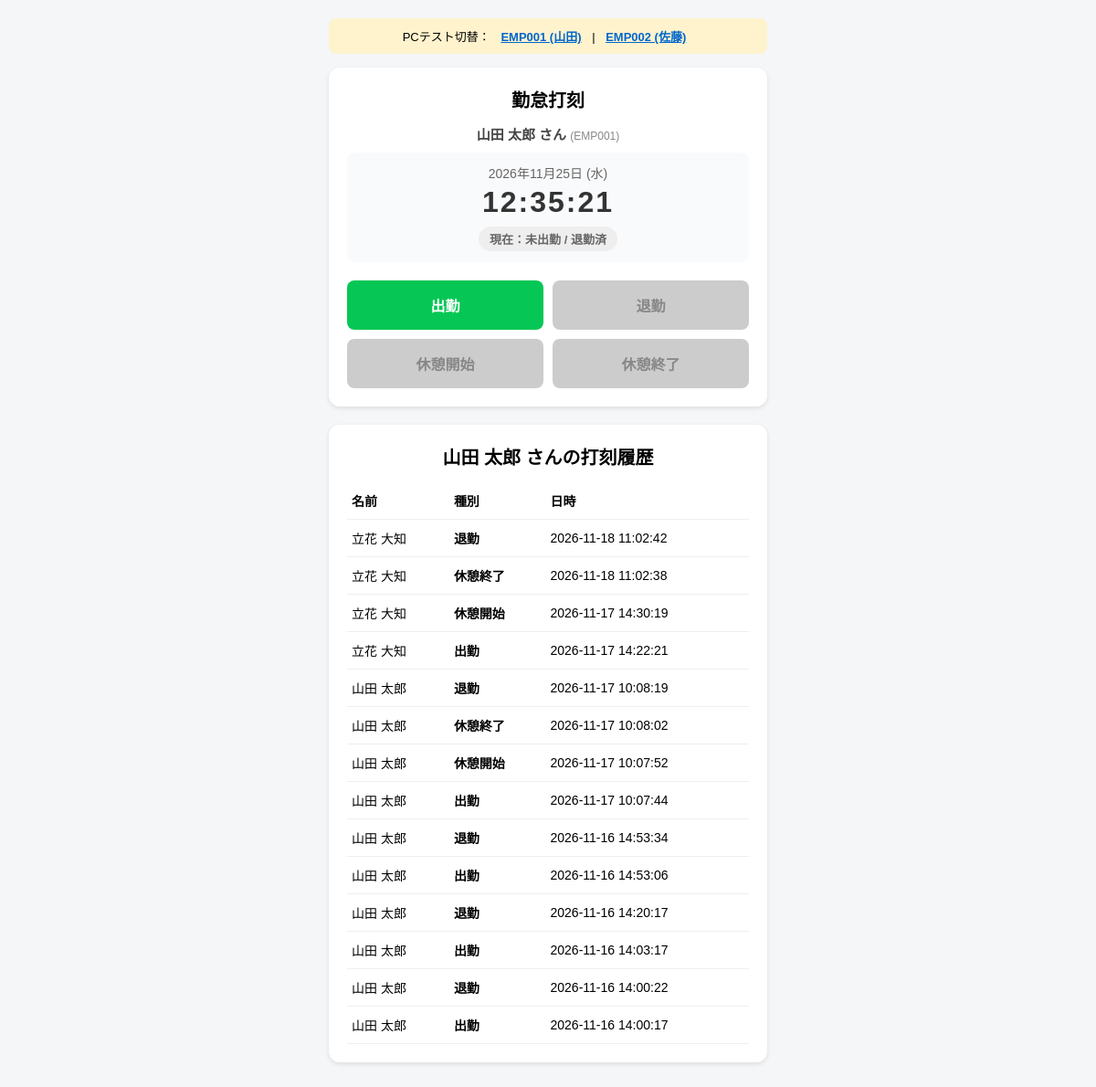
Before: / with the older database file.
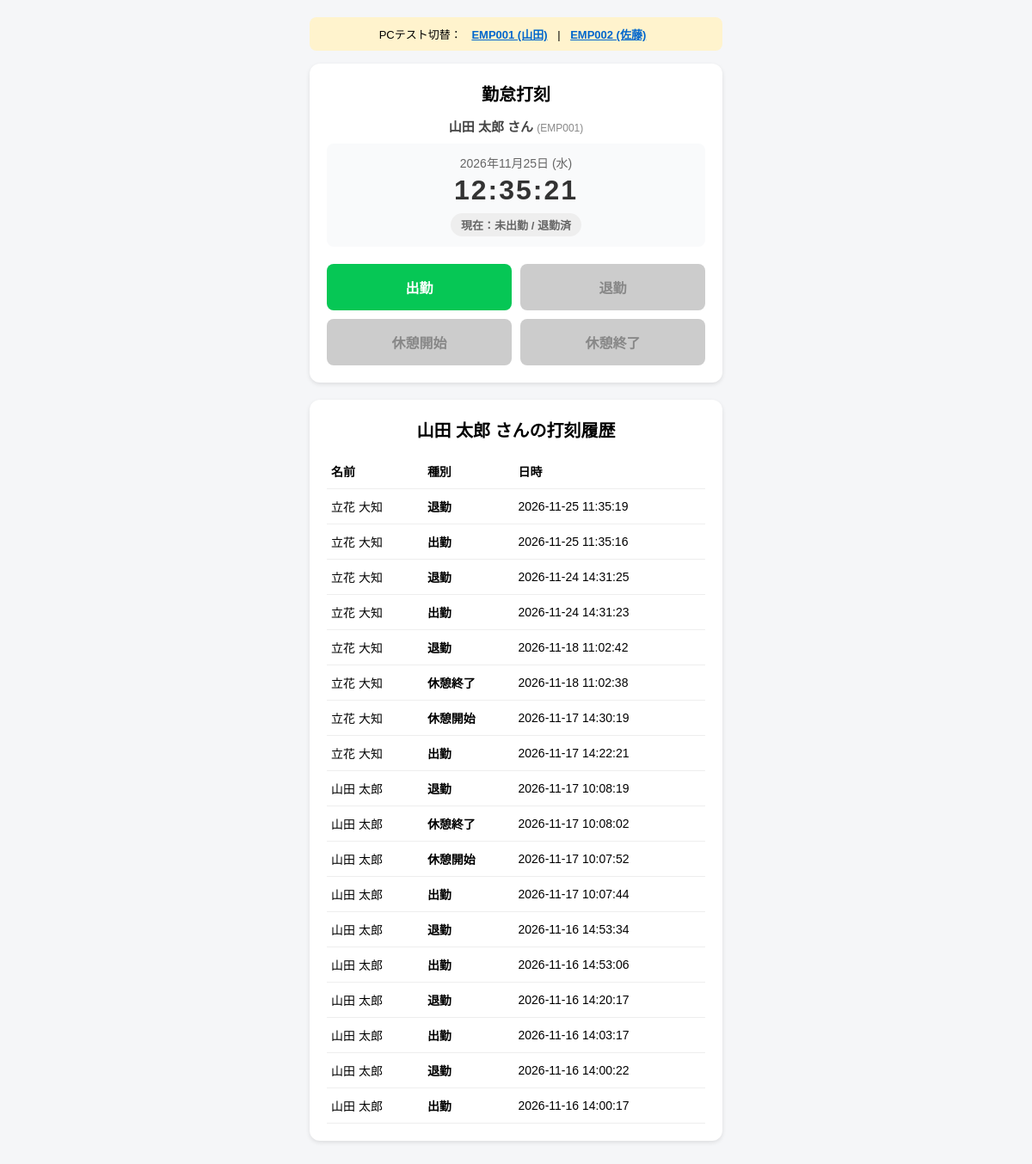
After: the same page with the newer database file.
### tables this page shows
CREATE TABLE records (
            id INTEGER PRIMARY KEY AUTOINCREMENT,
            user_id TEXT NOT NULL,
            user_name TEXT NOT NULL,
            action TEXT NOT NULL,
            timestamp TEXT NOT NULL
        );

### flaskr/main.py (the view, shortened to what this page needs)
@app.route('/')
def index():
    line_user_id = request.args.get('line_user_id', '')
    error_msg = request.args.get('error', '')
    mode = request.args.get('mode', '')
    if line_user_id and mode != 'staff':
        return render_template(
            'index.html',
            mode='select',
            line_user_id=line_user_id
        )
    user_id = request.args.get('user_id', 'EMP001')
    user_name = request.args.get('user_name', '山田 太郎')
    conn = sqlite3.connect(DB_NAME)
    c = conn.cursor()
    c.execute(
        'SELECT user_name, action, timestamp FROM records WHERE user_id = ? ORDER BY id DESC LIMIT 20',
        (user_id,)
    )
    records = c.fetchall()
    conn.close()
    last_action = records[0][1] if records else None
    return render_template(
        'index.html',
        mode='staff',
        is_registered=True,
        records=records,
        last_action=last_action,
        user_id=user_id,
        user_name=user_name,
        line_user_id=''
    )

### flaskr/templates/index.html (shortened to what this page needs)
<!DOCTYPE html>
<html lang="ja">
<head>
    <link rel="stylesheet" href="{{ url_for('static', filename='style.css') }}">
</head>
<body>
    {% if not line_user_id %}
    <div class="test-bar">
        PCテスト切替：
        <a href="/?user_id=EMP001&user_name=山田 太郎">EMP001 (山田)</a> |
        <a href="/?user_id=EMP002&user_name=佐藤 花子">EMP002 (佐藤)</a>
    </div>
    {% endif %}
{% if mode == 'select' %}
    <div class="card">
        <h1>勤怠管理アプリ</h1>
        <p class="info-text">
            利用する機能を選択してください。
        </p>
        <div class="form-group">
            <a href="{{ url_for('index', line_user_id=line_user_id, mode='staff') }}"
               class="btn-register"
               style="display: block; box-sizing: border-box; text-align: center; text-decoration: none; color: white; padding: 15px;">
                スタッフとして利用
            </a>
        </div>
        <div class="form-group">
            <a href="{{ url_for('admin_login') }}"
               class="btn-register"
               style="display: block; box-sizing: border-box; text-align: center; text-decoration: none; color: white; padding: 15px;">
                管理者としてログイン
            </a>
        </div>
    </div>
    {% else %}
    <div class="card">
        <h1>勤怠打刻</h1>
        <div class="user-info">
            {{ user_name }} さん
            <span class="emp-badge">({{ user_id }})</span>
        </div>
        <div class="clock-box">
            <div id="current-date" class="date-text">
            </div>
            <div id="current-time" class="time-text">
            </div>
            {% if last_action in ['出勤', '休憩終了'] %}
            <div class="status-badge status-working">
                現在：出勤中
            </div>
            {% elif last_action == '休憩開始' %}
            <div class="status-badge status-break">
                現在：休憩中
            </div>
            {% else %}
            <div class="status-badge status-off">
                現在：未出勤 / 退勤済
            </div>
            {% endif %}
        </div>
        <form action="/stamp" method="POST">
            <div class="btn-grid">
                <button type="submit" name="action" value="出勤" class="btn-in"
                    {% if last_action not in [None, '退勤'] %}disabled{% endif %}>
                    出勤
                </button>
                <button type="submit" name="action" value="退勤" class="btn-out"
                    {% if last_action not in ['出勤', '休憩終了'] %}disabled{% endif %}>
                    退勤
                </button>
                <button type="submit" name="action" value="休憩開始" class="btn-break-start"
                    {% if last_action not in ['出勤', '休憩終了'] %}disabled{% endif %}>
                    休憩開始
                </button>
                <button type="submit" name="action" value="休憩終了" class="btn-break-end"
                    {% if last_action != '休憩開始' %}disabled{% endif %}>
                    休憩終了
                </button>
            </div>
        </form>
    </div>
    <div class="card">
        <h1>{{ user_name }} さんの打刻履歴</h1>
        <table>
            <thead>
                <tr>
                    <th>名前</th>
                    <th>種別</th>
                    <th>日時</th>
                </tr>
            </thead>
            <tbody>
                {% for record in records %}
                <tr>
                    <td>{{ record[0] }}</td>
                    <td><strong>{{ record[1] }}</strong></td>
                    <td>{{ record[2] }}</td>
                </tr>
                {% else %}
                <tr>
                    <td colspan="3" style="text-align:center; color:#888;">
                        まだ履歴がありません
                    </td>
                </tr>
                {% endfor %}
            </tbody>
        </table>
    </div>
    {% endif %}
</body>
</html>

### flaskr/static/style.css (style rules this page uses)
body { font-family: sans-serif; max-width: 480px; margin: 0 auto; padding: 20px; background: #f5f6f8; }
.card { background: white; padding: 20px; border-radius: 12px; box-shadow: 0 2px 5px rgba(0, 0, 0, 0.1); margin-bottom: 20px; }
h1 { font-size: 20px; text-align: center; margin-top: 0; }
.test-bar { background: #fff3cd; padding: 10px; border-radius: 8px; margin-bottom: 15px; font-size: 13px; text-align: center; }
.test-bar a { color: #0066cc; margin: 0 8px; font-weight: bold; }
.user-info { text-align: center; font-size: 15px; font-weight: bold; color: #444; margin-bottom: 5px; }
.emp-badge { font-size: 12px; color: #888; font-weight: normal; }
.clock-box { text-align: center; margin: 10px 0 20px; padding: 12px; background: #f9fafb; border-radius: 8px; }
.date-text { font-size: 14px; color: #666; margin-bottom: 4px; }
.time-text { font-size: 32px; font-weight: bold; color: #333; letter-spacing: 2px; }
.status-badge { display: inline-block; padding: 4px 12px; border-radius: 20px; font-size: 13px; font-weight: bold; margin-top: 8px; }
.status-off { background: #eee; color: #666; }
.btn-grid { display: grid; grid-template-columns: 1fr 1fr; gap: 10px; }
button { padding: 15px; font-size: 16px; font-weight: bold; border: none; border-radius: 8px; cursor: pointer; color: white; transition: opacity 0.2s; }
.btn-in { background-color: #06c755; }
.btn-out { background-color: #ff5b5b; }
.btn-break-start { background-color: #ff9800; }
.btn-break-end { background-color: #2196f3; }
button:disabled { background-color: #ccc; color: #888; cursor: not-allowed; }
table { width: 100%; border-collapse: collapse; font-size: 14px; }
th, td { padding: 10px 5px; border-bottom: 1px solid #eee; text-align: left; }

Changed rows visible on the page:
added records: user_name "立花 大知", action "退勤", timestamp "2026-11-25 11:35:19"
added records: user_name "立花 大知", action "出勤", timestamp "2026-11-25 11:35:16"
added records: user_name "立花 大知", action "退勤", timestamp "2026-11-24 14:31:25"
added records: user_name "立花 大知", action "出勤", timestamp "2026-11-24 14:31:23"
